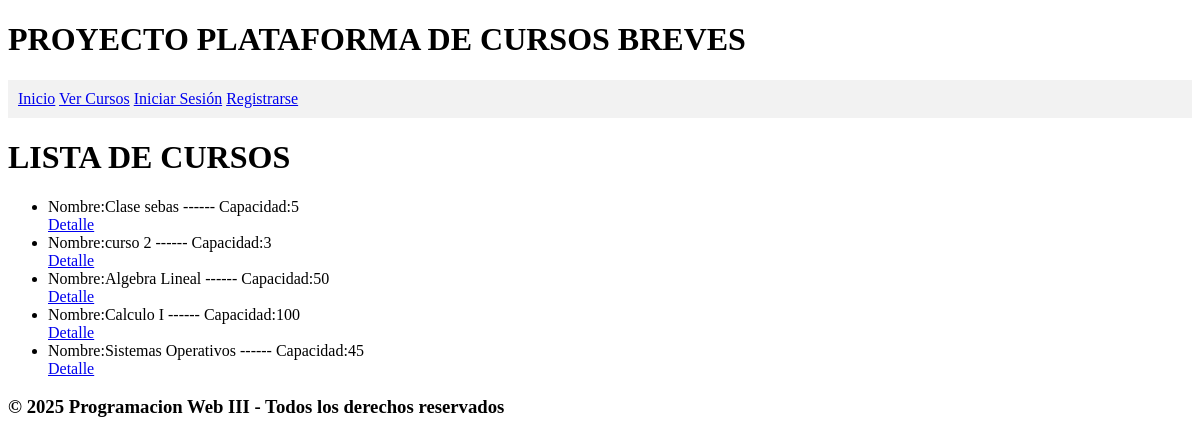
The app's page /lista_cursos/, older data.
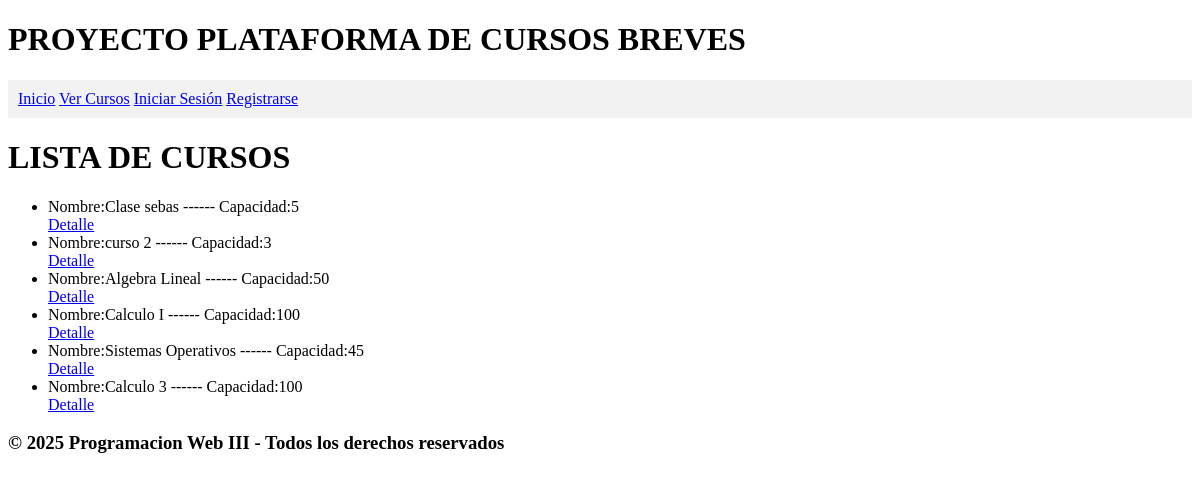
The same page, newer data.
### aplicacion/models.py (models this page shows, shortened)
class Curso(models.Model):
    nom_curso = models.CharField(max_length=30)
    capacidad = models.IntegerField()
    id_profesor = models.ForeignKey(Profesor, on_delete=models.CASCADE, related_name='cursos')

### aplicacion/views.py (the view)
# urls.py: path('lista_cursos/', views.lista_cursos, name='lista_cursos'),
def lista_cursos(request):
    cursos = Curso.objects.all()
    return render(request,'aplicacion/lista_cursos.html', {'cursos':cursos})

### aplicacion/templates/aplicacion/lista_cursos.html
{% extends "aplicacion/base.html" %}
{% block content %}
    <h1>LISTA DE CURSOS</h1>
    <ul>
        {% for curso in cursos %}
                <li>Nombre:{{curso.nom_curso}} ------ Capacidad:{{curso.capacidad}}</li><a href="{% url 'detalle_curso' curso.pk %}">Detalle</a>
        {% endfor %}
    </ul>
{% endblock content %}

Row changes from the older to the newer data that the page shows:
added Curso: nom_curso "Calculo 3", capacidad "100"
